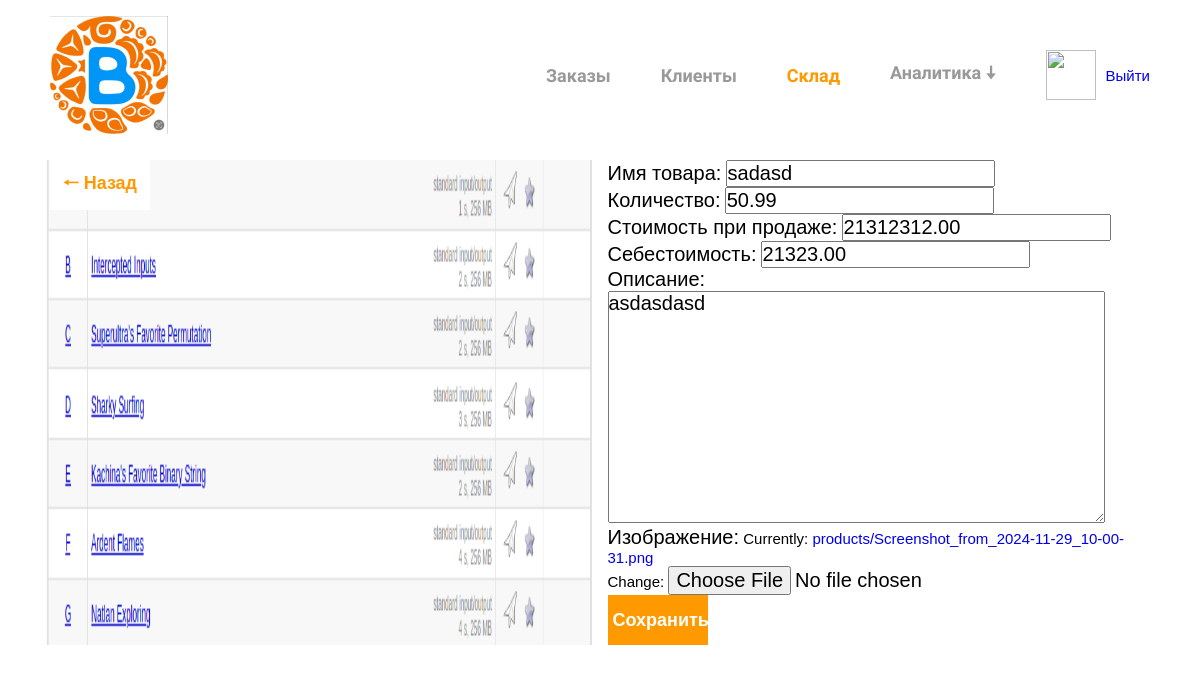
The page /storage/update/2/ (signed in) on the database its author committed.
### storage/models.py (models this page shows, shortened)
class Product(models.Model):
    name = models.CharField(max_length=50, verbose_name="Имя товара")
    amount = models.DecimalField(max_digits=10, decimal_places=2, verbose_name="Количество", default=0)
    sell_price = models.DecimalField(max_digits=10, decimal_places=2, verbose_name="Стоимость при продаже")
    cost_price = models.DecimalField(max_digits=10, decimal_places=2, verbose_name="Себестоимость")
    description = models.TextField(verbose_name="Описание")
    image = models.ImageField(upload_to="products/", verbose_name="Изображение")
    created_at = models.DateTimeField(auto_now_add=True)
    updated_at = models.DateTimeField(auto_now=True)
    available = models.BooleanField(default=True)

### storage/views.py (the view)
# urls.py: path('update/<int:pk>/', views.products_update_view, name="products_update"),
@login_required
def products_update_view(request, pk):
    product = get_object_or_404(Product, pk=pk)
    if not product.available:
        raise Http404("Страница не найдена")
    if request.method == "POST":
        form = ProductForm(instance=product,
                          data=request.POST)
        if form.is_valid():
            form.save()
            url = resolve_url("products_detail", pk)
            return redirect(url)
    else:
        form = ProductForm(instance=product)
    return render(request, "storage/products_update.html", {
        "section": "storage",
        "form": form,
        "product": product
    })

### storage/forms.py
class ProductForm(forms.ModelForm):
    class Meta:
        model = Product
        fields = "name", "amount", "sell_price", "cost_price", "description", "image"

### templates/storage/products_update.html (shortened to what this page needs)
{% extends 'base.html' %}
{% load static %}
{% block link %}
	<link rel="stylesheet" href="{% static 'css/products_update.css' %}">
	<link rel="stylesheet" href="{% static 'css/products_detail.css' %}">
{% endblock link %}
{% block body %}
	<button onclick="history.back()" class="back">🠐 Назад</button>
	<div class="center">
		<div class="detail">
			<img src="{{ product.image.url }}" alt="" class="detail-image">
			<div class="detail-text">
				<form method="post">
					{{ form.as_p }}
					<button type="submit">Сохранить</button>
				</form>
			</div>
		</div>
	</div>
{% endblock body %}

### static/css/base.css (style rules this page uses)
* { margin: 0; padding: 0; font-family: "Arial"; }
a { text-decoration: none; }
button { background-color: #ff9900; border: none; width: 100px; height: 50px; color: white; font-size: 18px; font-weight: bold; padding: 5px; }
.center { width: 100%; display: flex; flex-direction: column; align-items: center; }
.back { position: absolute; left: 50px; top: 160px; color: #ff9900; background-color: white; }

### static/css/products_update.css (style rules this page uses)
form > p > label, form > p > input, form > p > textarea { font-size: 20px; }

### static/css/products_detail.css (style rules this page uses)
.detail { display: flex; }
.detail-image { width: 550px; margin-right: 15px; }
.detail-text { width: 550px; }
.detail-sell-price, .detail-cost-price, p { font-size: 15px; }

### rows shown on the page
Product: image (picture), name "sadasd", amount "50.99", sell_price "21312312.00", cost_price "21323.00", description "asdasdasd"
